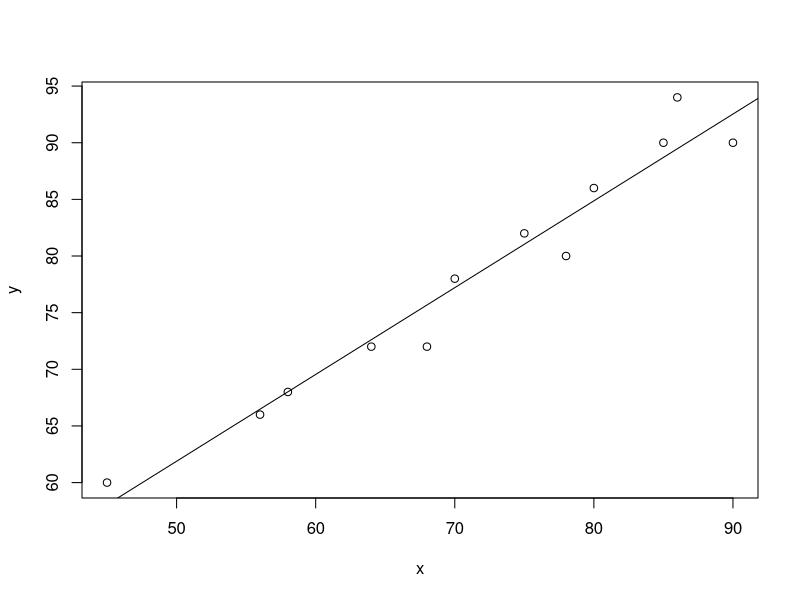
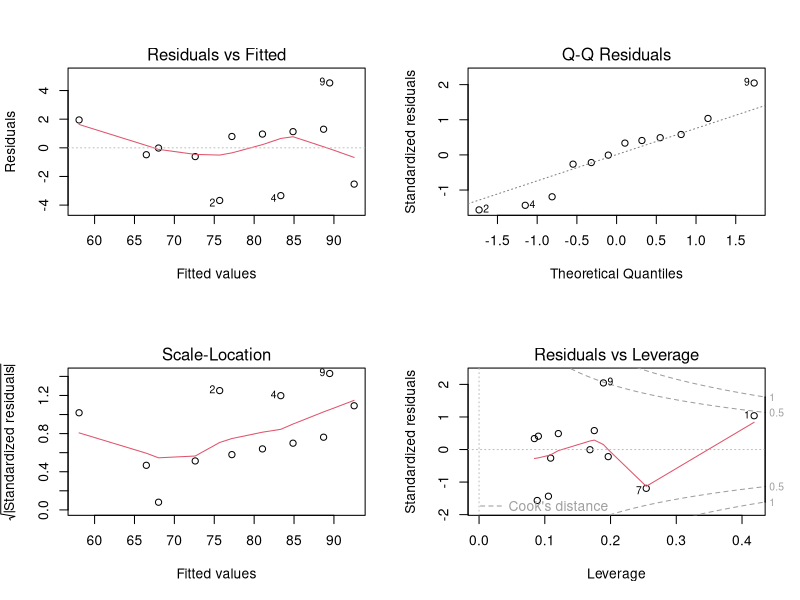

Recreate these plots in R, in order.
# Simple linear regression

# input data (or we can use csv)
x=c(45,68,56,78,70,85,90,58,86,75,80,64)
y=c(60,72,66,80,78,90,90,68,94,82,86,72)

# To know the length of x & y
length(x)
length(y)

# Make the plot
plot(x,y)

# add regression line
abline(lm(y~x))

# equation model of regression 
reg1 <- lm(y~x)
reg1

#for more detail, use summary()
summary(reg1)

# analysis residual (Residual vs. Fitted; Normal QQ-Plot; Scale Location; Cook's Distance)
par(mfrow=c(2,2))
plot(reg1)